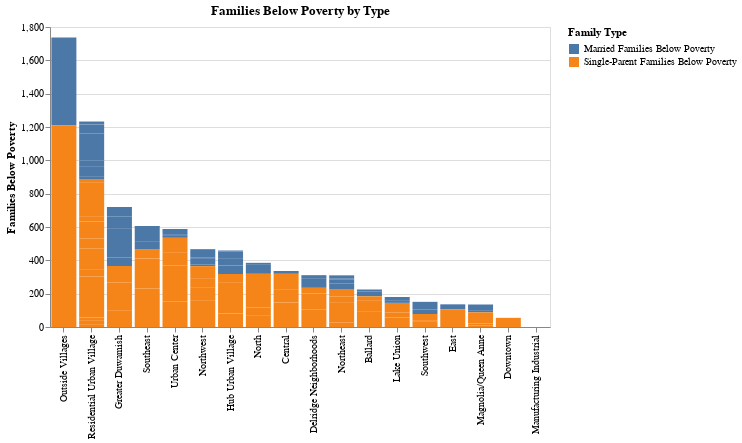

Notebook cell for this chart:
### Markdown cell above
This scatter plot compares the population of the civilian labor force and the population not in the labor force across Seattle neighborhoods.

### Code cell
family_long = poverty_data.melt(
    id_vars=["Neighborhood Subtype"],
    value_vars=[
        "Married Families Below Poverty",
        "Single-Parent Families Below Poverty"
    ],
    var_name="Family Type",
    value_name="Count"
)

chart5 = (
    alt.Chart(family_long)
    .mark_bar()
    .encode(
        x=alt.X("Neighborhood Subtype:N", sort="-y", title=None),
        y=alt.Y("Count:Q", title="Families Below Poverty"),
        color=alt.Color("Family Type:N", title="Family Type"),
        tooltip=["Neighborhood Subtype", "Family Type", "Count"]
    )
    .properties(title="Families Below Poverty by Type", width=500)
)
chart5

### Figure 1 — Vega-Lite specification as saved in the notebook (floating-point values rounded to 4 significant figures; data arrays with more than 128 entries replaced by an {"elided": "..."} marker saying what was removed)
{"config": {"view": {"continuousWidth": 300, "continuousHeight": 300}}, "data": {"name": "data-bbc9b9ee7edeb47ff45ed800b323196f"}, "mark": {"type": "bar"}, "encoding": {"color": {"field": "Family Type", "title": "Family Type", "type": "nominal"}, "tooltip": [{"field": "Neighborhood Subtype", "type": "nominal"}, {"field": "Family Type", "type": "nominal"}, {"field": "Count", "type": "quantitative"}], "x": {"field": "Neighborhood Subtype", "sort": "-y", "title": null, "type": "nominal"}, "y": {"field": "Count", "title": "Families Below Poverty", "type": "quantitative"}}, "title": "Families Below Poverty by Type", "width": 500, "$schema": "https://vega.github.io/schema/vega-lite/v5.8.0.json", "datasets": {"data-bbc9b9ee7edeb47ff45ed800b323196f": {"elided": "170 records"}}}
